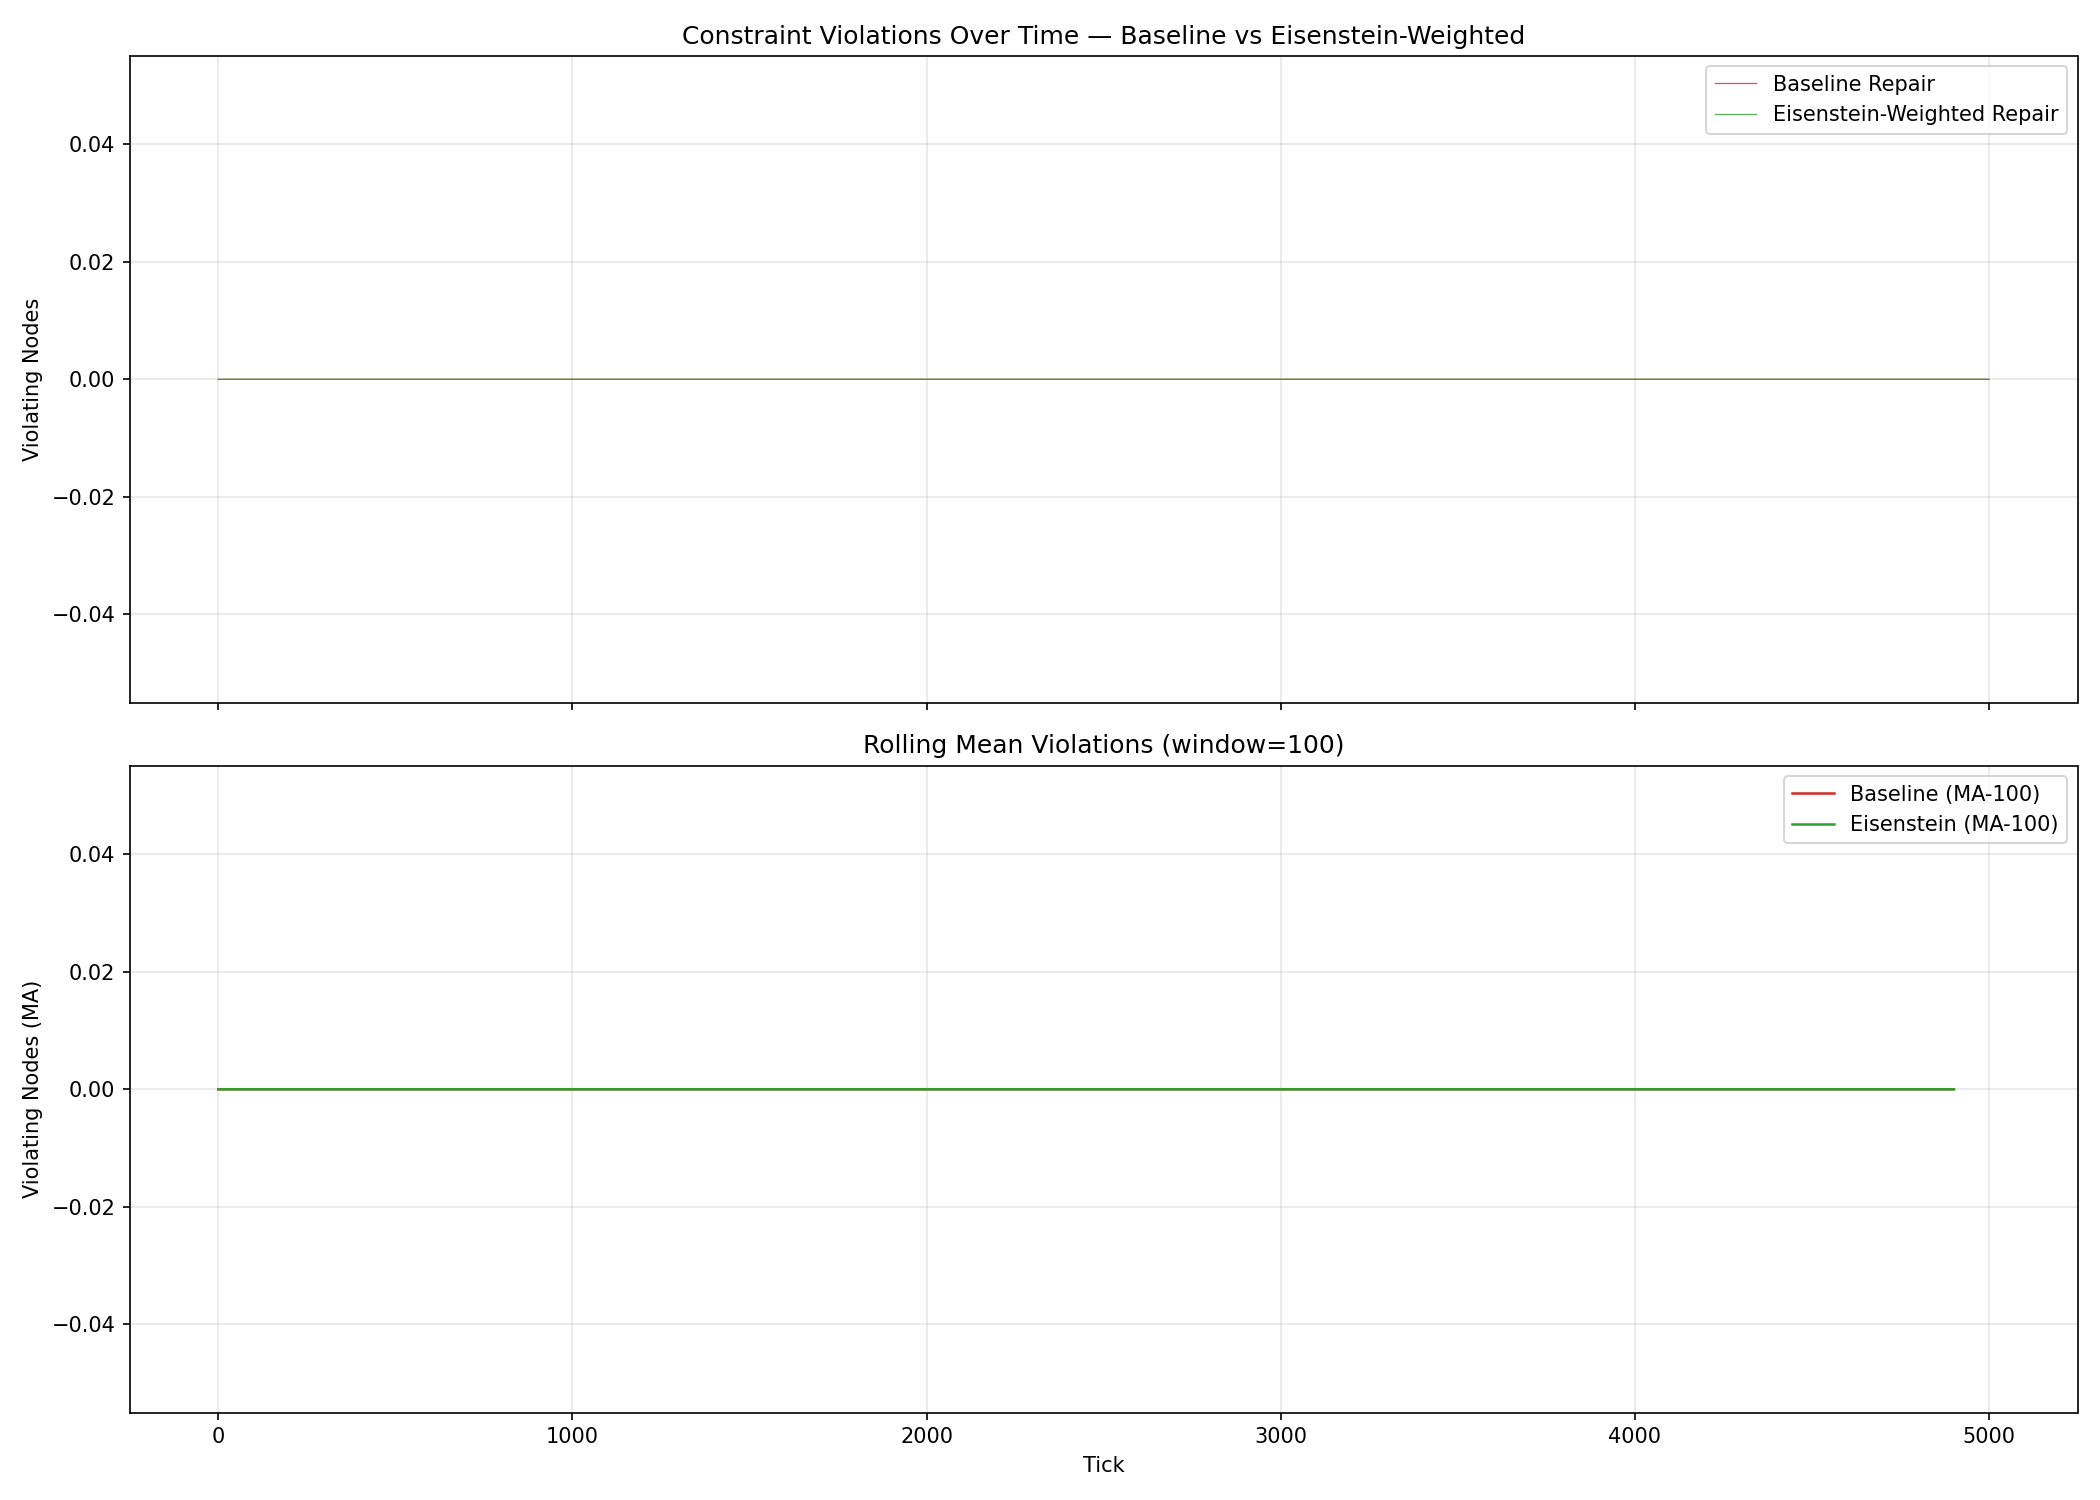

Source code (Python):
#!/usr/bin/env python3
"""
constraint_cascade.py — Constraint Cascade Through 50-Node Network

Each node has 16 INT32 constraint values. When any value drifts beyond bounds,
it triggers a "repair" adjusting neighbors. With 1% probability per tick, a
random node's value drifts ±5.

Compares two strategies:
  1. Baseline repair — random-order neighbor repair
  2. Eisenstein-weighted repair — closer lattice neighbors repaired first
     using Eisenstein norm (a^2 - ab + b^2) as distance metric

Runs 5000 ticks, visualizes violation count over time for both strategies.
"""

import numpy as np
import matplotlib
import sys

matplotlib.use("Agg")
import matplotlib.pyplot as plt
from collections import deque

# ── Parameters ──────────────────────────────────────────────────────────────
NUM_NODES = 50
NUM_CONSTRAINTS = 16  # per node
TICKS = 5000
DRIFT_PROB = 0.01
DRIFT_MAGNITUDE = 5
CONSTRAINT_LOWER = -20
CONSTRAINT_UPPER = 20

# Eisenstein integer lattice: map 50 nodes onto a grid of ~7x8
GRID_COLS = 10
GRID_ROWS = 5  # 10*5 = 50


def node_positions():
    """Return (row, col) for each node on a 2D lattice."""
    pos = {}
    idx = 0
    for r in range(GRID_ROWS):
        for c in range(GRID_COLS):
            if idx < NUM_NODES:
                pos[idx] = (r, c)
                idx += 1
    return pos


def eisenstein_norm_sq(a, b):
    """Eisenstein norm squared: a^2 - a*b + b^2.
    This defines distance in the Eisenstein integer lattice.
    """
    return a * a - a * b + b * b


def eisenstein_distance(p1, p2):
    """Dist between two (row, col) nodes in Eisenstein metric."""
    dr = p1[0] - p2[0]
    dc = p1[1] - p2[1]
    # For a 2D grid of integers, the Eisenstein norm treats
    # (dr, dc) coordinates as Eisenstein integers: dr + dc * ω
    # where ω = (-1 + i√3)/2. The norm = dr^2 - dr*dc + dc^2.
    return eisenstein_norm_sq(dr, dc)


def get_neighbors(nid, positions):
    """Manhattan-adjacent neighbors on the lattice (wrapping at edges)."""
    r, c = positions[nid]
    neighbors = []
    for nr, nc in [(r - 1, c), (r + 1, c), (r, c - 1), (r, c + 1)]:
        # Wrap around
        nr_w = nr % GRID_ROWS
        nc_w = nc % GRID_COLS
        # Find node at this position
        for other, pos in positions.items():
            if pos == (nr_w, nc_w) and other != nid:
                neighbors.append(other)
                break
    return neighbors


def init_state():
    """Initialize 50 nodes, each with 16 constraint values."""
    rng = np.random.default_rng(42)
    state = rng.integers(-10, 11, size=(NUM_NODES, NUM_CONSTRAINTS), dtype=np.int32)
    positions = node_positions()
    return state, positions


def count_violations(state):
    """Count how many nodes have at least one constraint out of bounds."""
    violations = np.logical_or(state < CONSTRAINT_LOWER, state > CONSTRAINT_UPPER)
    n_violations_per_node = np.sum(violations, axis=1)
    return n_violations_per_node, int(np.sum(n_violations_per_node > 0))


def simulate_baseline(state, positions):
    """Baseline: random-order neighbor repair."""
    n_violations_per_node, total_violating = count_violations(state)
    violation_history = [total_violating]
    cascade_depth_history = [0]

    rng = np.random.default_rng(42)

    for tick in range(1, TICKS + 1):
        # ── Drift ──
        for nid in range(NUM_NODES):
            if rng.random() < DRIFT_PROB:
                drift = rng.integers(-DRIFT_MAGNITUDE, DRIFT_MAGNITUDE + 1)
                col = rng.integers(0, NUM_CONSTRAINTS)
                state[nid, col] = np.int32(int(state[nid, col]) + drift)

        # ── Repair ──
        max_cascade = 0
        # Track nodes that just violated — propagate repair outward
        fringe = deque()
        visited = set()
        for nid in range(NUM_NODES):
            vcount = 0
            for c in range(NUM_CONSTRAINTS):
                val = int(state[nid, c])
                if val < CONSTRAINT_LOWER or val > CONSTRAINT_UPPER:
                    # Clamp
                    clamped = max(CONSTRAINT_LOWER, min(CONSTRAINT_UPPER, val))
                    state[nid, c] = np.int32(clamped)
                    vcount += 1
            if vcount > 0:
                fringe.append((nid, 0))
                visited.add(nid)

        # BFS cascade through neighbors
        cascade_count = 0
        while fringe:
            nid, depth = fringe.popleft()
            cascade_count += 1
            if depth > max_cascade:
                max_cascade = depth
            for nb in get_neighbors(nid, positions):
                if nb in visited:
                    continue
                # Check if neighbor needs repair
                needs_repair = False
                for c in range(NUM_CONSTRAINTS):
                    val = int(state[nb, c])
                    if val < CONSTRAINT_LOWER or val > CONSTRAINT_UPPER:
                        clamped = max(CONSTRAINT_LOWER, min(CONSTRAINT_UPPER, val))
                        state[nb, c] = np.int32(clamped)
                        needs_repair = True
                if needs_repair:
                    visited.add(nb)
                    fringe.append((nb, depth + 1))

        cascade_depth_history.append(max_cascade)

        # Record violations
        n_violations_per_node, total_violating = count_violations(state)
        violation_history.append(total_violating)

    return violation_history, cascade_depth_history


def simulate_eisenstein(state, positions):
    """Eisenstein-weighted: closer lattice neighbors repaired first."""
    n_violations_per_node, total_violating = count_violations(state)
    violation_history = [total_violating]
    cascade_depth_history = [0]

    rng = np.random.default_rng(42)

    for tick in range(1, TICKS + 1):
        # ── Drift ──
        for nid in range(NUM_NODES):
            if rng.random() < DRIFT_PROB:
                drift = rng.integers(-DRIFT_MAGNITUDE, DRIFT_MAGNITUDE + 1)
                col = rng.integers(0, NUM_CONSTRAINTS)
                state[nid, col] = np.int32(int(state[nid, col]) + drift)

        # ── Repair (Eisenstein-weighted) ──
        max_cascade = 0
        fringe = deque()
        visited = set()

        for nid in range(NUM_NODES):
            vcount = 0
            for c in range(NUM_CONSTRAINTS):
                val = int(state[nid, c])
                if val < CONSTRAINT_LOWER or val > CONSTRAINT_UPPER:
                    clamped = max(CONSTRAINT_LOWER, min(CONSTRAINT_UPPER, val))
                    state[nid, c] = np.int32(clamped)
                    vcount += 1
            if vcount > 0:
                fringe.append((nid, 0))
                visited.add(nid)

        cascade_count = 0
        while fringe:
            nid, depth = fringe.popleft()
            cascade_count += 1
            if depth > max_cascade:
                max_cascade = depth
            # Get neighbors sorted by Eisenstein distance (closest first)
            my_pos = positions[nid]
            neighbors = get_neighbors(nid, positions)
            # Compute distance for each neighbor
            neighbor_dist = [(nb, eisenstein_distance(my_pos, positions[nb]))
                             for nb in neighbors]
            neighbor_dist.sort(key=lambda x: x[1])  # closest first

            for nb, _ in neighbor_dist:
                if nb in visited:
                    continue
                needs_repair = False
                for c in range(NUM_CONSTRAINTS):
                    val = int(state[nb, c])
                    if val < CONSTRAINT_LOWER or val > CONSTRAINT_UPPER:
                        clamped = max(CONSTRAINT_LOWER, min(CONSTRAINT_UPPER, val))
                        state[nb, c] = np.int32(clamped)
                        needs_repair = True
                if needs_repair:
                    visited.add(nb)
                    fringe.append((nb, depth + 1))

        cascade_depth_history.append(max_cascade)

        n_violations_per_node, total_violating = count_violations(state)
        violation_history.append(total_violating)

    return violation_history, cascade_depth_history


def run():
    print("=" * 60)
    print("  Constraint Cascade Simulation — 50 Nodes × 16 Constraints")
    print("=" * 60)
    print(f"  Nodes:           {NUM_NODES}")
    print(f"  Constraints/node: {NUM_CONSTRAINTS}")
    print(f"  Ticks:           {TICKS}")
    print(f"  Drift probability: {DRIFT_PROB} (±{DRIFT_MAGNITUDE})")
    print(f"  Constraint bounds: [{CONSTRAINT_LOWER}, {CONSTRAINT_UPPER}]")
    print(f"  Grid:            {GRID_ROWS}×{GRID_COLS} (torus)")
    print()

    # ── Baseline ──
    state_bl, positions = init_state()
    baseline_violations, baseline_cascade = simulate_baseline(state_bl.copy(), positions)

    # ── Eisenstein ──
    state_ei, _ = init_state()
    eisenstein_violations, eisenstein_cascade = simulate_eisenstein(state_ei.copy(), positions)

    # ── Statistics ──
    print("  Baseline Repair:")
    print(f"    Mean violations/tick: {np.mean(baseline_violations):.2f}")
    print(f"    Peak violations:      {max(baseline_violations)}")
    print(f"    Mean cascade depth:   {np.mean(baseline_cascade):.3f}")
    print(f"    Max cascade depth:    {max(baseline_cascade)}")
    print(f"    Violations at end:    {baseline_violations[-1]}")
    print()
    print("  Eisenstein-Weighted Repair:")
    print(f"    Mean violations/tick: {np.mean(eisenstein_violations):.2f}")
    print(f"    Peak violations:      {max(eisenstein_violations)}")
    print(f"    Mean cascade depth:   {np.mean(eisenstein_cascade):.3f}")
    print(f"    Max cascade depth:    {max(eisenstein_cascade)}")
    print(f"    Violations at end:    {eisenstein_violations[-1]}")

    # Improvement metrics
    baseline_total = np.sum(baseline_violations)
    eisenstein_total = np.sum(eisenstein_violations)
    reduction = ((baseline_total - eisenstein_total) / baseline_total) * 100
    print()
    print(f"  Eisenstein improvement: {reduction:.1f}% fewer violations over run")
    print("=" * 60)

    # ── Plotting ──────────────────────────────────────────────────────────
    fig, (ax1, ax2) = plt.subplots(2, 1, figsize=(14, 10), sharex=True)

    ticks_arr = np.arange(TICKS + 1)
    ax1.plot(ticks_arr, baseline_violations, color="#d62728", linewidth=0.6,
             alpha=0.8, label="Baseline Repair")
    ax1.plot(ticks_arr, eisenstein_violations, color="#2ca02c", linewidth=0.6,
             alpha=0.8, label="Eisenstein-Weighted Repair")
    ax1.set_ylabel("Violating Nodes")
    ax1.set_title("Constraint Violations Over Time — Baseline vs Eisenstein-Weighted")
    ax1.legend()
    ax1.grid(alpha=0.3)

    # Rolling average (window=100) for smoother comparison
    window = 100
    if len(baseline_violations) > window:
        baseline_smooth = np.convolve(baseline_violations,
                                       np.ones(window) / window, mode="valid")
        eisenstein_smooth = np.convolve(eisenstein_violations,
                                         np.ones(window) / window, mode="valid")
        smooth_ticks = np.arange(len(baseline_smooth))
        ax2.plot(smooth_ticks, baseline_smooth, color="#d62728", linewidth=1.2,
                 label=f"Baseline (MA-{window})")
        ax2.plot(smooth_ticks, eisenstein_smooth, color="#2ca02c", linewidth=1.2,
                 label=f"Eisenstein (MA-{window})")
    ax2.set_ylabel("Violating Nodes (MA)")
    ax2.set_xlabel("Tick")
    ax2.set_title(f"Rolling Mean Violations (window={window})")
    ax2.legend()
    ax2.grid(alpha=0.3)

    plt.tight_layout()
    outpath = "/tmp/polyformalism-repo/simulations/constraint_cascade.png"
    plt.savefig(outpath, dpi=150)
    plt.close()
    print(f"\n  Plot saved to: {outpath}")
    print("=" * 60)


if __name__ == "__main__":
    run()
